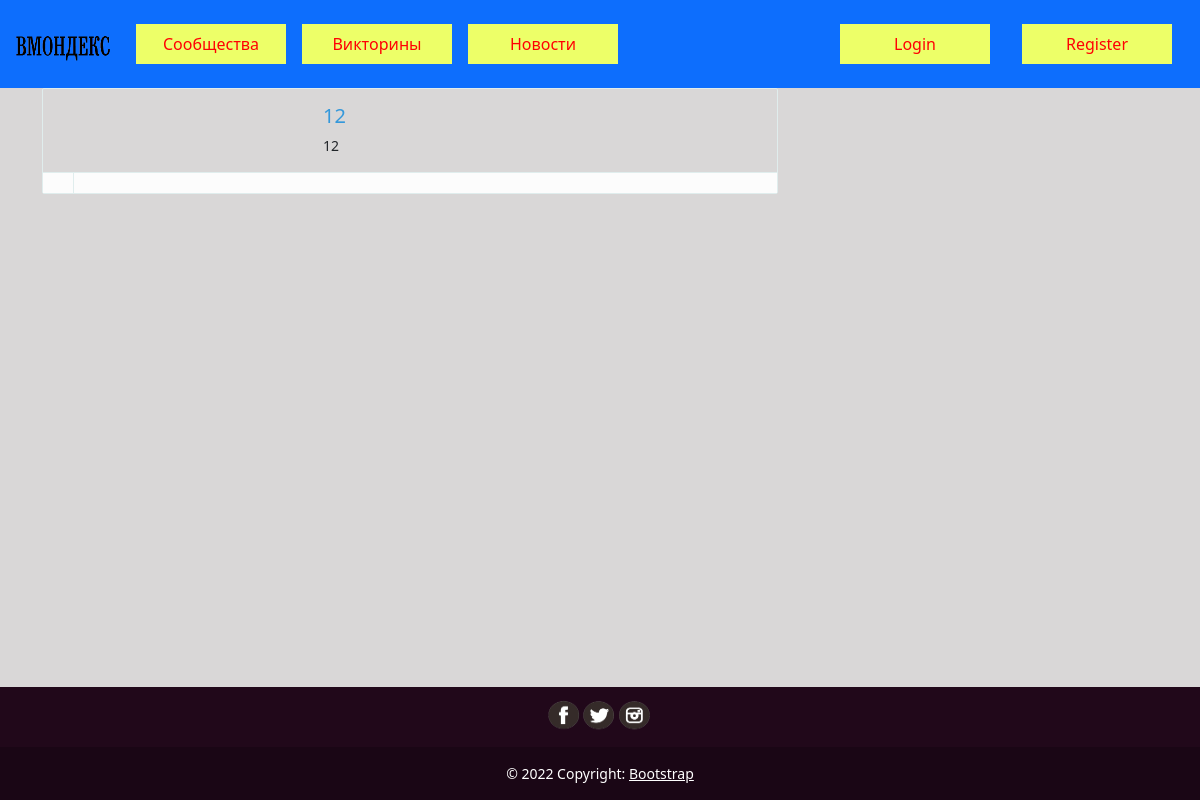
Before: /quizzes with the older database file.
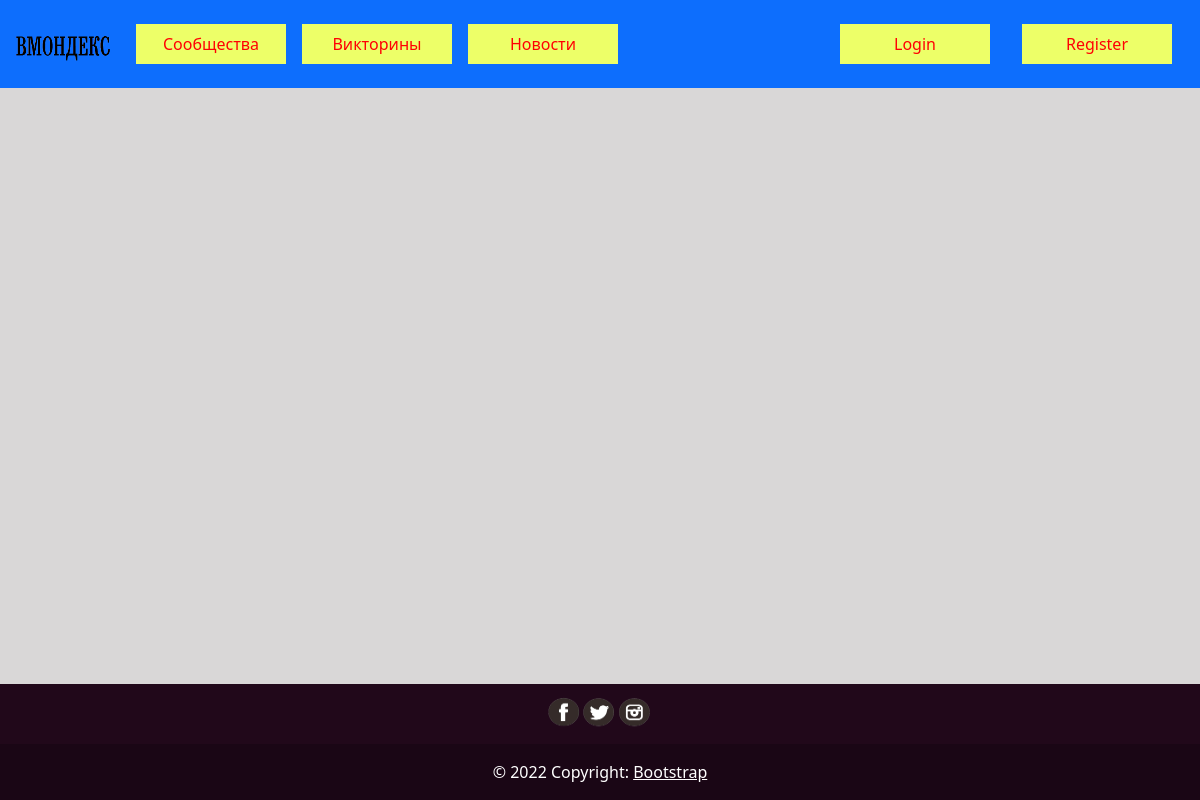
After: the same page with the newer database file.
### data/quizzes.py (models this page shows)
class Quiz(SqlAlchemyBase):
    __tablename__ = 'quizzes'
    id = sqlalchemy.Column(sqlalchemy.Integer,
                           primary_key=True, autoincrement=True)
    name = sqlalchemy.Column(sqlalchemy.String, nullable=True)
    topic = sqlalchemy.Column(sqlalchemy.String, nullable=True)
    img_quiz = sqlalchemy.Column(sqlalchemy.String, unique=True, nullable=False)

### app.py (the view)
@app.route('/quizzes', methods=['GET', 'POST'])
def quizzes():
    db_sess = db_session.create_session()
    quiz = db_sess.query(Quiz).all()
    spo = []
    for i in quiz:
        spo.append([i.id, i.name, i.img_quiz, i.topic])
    return render_template('quizzes.html', quiz=spo)

### data/db_session.py (called while the page is built)
def create_session() -> Session:
    global __factory
    return __factory()

### templates/quizzes.html (shortened to what this page needs)
{% extends "base.html" %}
{% block content %}
{% for item in quiz %}
<div class="container">
    <div class="row">
        <div class="col-md-8">
            <div class="wp-block property list">
                <div class="wp-block-body">
                    <div class="wp-block-img">
                    </div>
                    <div class="wp-block-content">
                        <small>
                        <a href="quizz/{{ item[0] }}" style="text-decoration: none">
                            <h4 class="content-title">{{ item[1] }}</h4>
                        </a>
                        <span class="pull-right">
              <span class="capacity">
                 {{ item[3] }}
              </span>
            </span>
                    </div>
                </div>
                <div class="wp-block-footer">
                    <ul class="aux-info">
                        <li> {{ item[5] }}</li>
                    </ul>
                </div>
            </div>
        </div>
    </div>
</div>
{% endfor %}
{% endblock %}

### templates/base.html (shortened to what this page needs)
<!doctype html>
<html lang="ru">
  <head>
	  <link rel="stylesheet" href="../static/css/style.css">
    <link href="https://cdn.jsdelivr.net/npm/bootstrap@5.0.2/dist/css/bootstrap.min.css" rel="stylesheet">
  </head>
  <body style="background-color:#D9D7D7">
	  <nav class="navbar navbar-expand-lg navbar-dark bg-primary">
  <div class="container-fluid">
    <a class="navbar-brand" href="/">
		<img src="../static/adds/logo.png"
  width="100" height="40" alt="lorem">
	  </a>
    <div class="collapse navbar-collapse" id="navbarText">
      <ul class="navbar-nav me-auto mb-2 mb-lg-0">
        <li class="nav-item">
          <a class="nav-link active" aria-current="page" href="/groups"><button class="nav-button">Сообщества</button></a>
        </li>
        <li class="nav-item">
          <a class="nav-link" href="/quizzes">
			  <button class="nav-button">Викторины</button></a>
        </li>
        <li class="nav-item">
          <a class="nav-link" href="/news">
			  <button class="nav-button">Новости</button></a>
        </li>
      </ul>
        {% if current_user.is_authenticated %}
        <span class="navbar-text">
        <a class="nav-link" href="/profile">
			  <button class="nav-button">profile</button></a>
      </span>
        <a class="navbar-brand" href="/logout">{{ current_user.name }}</a>
    {% else %}
      <span class="navbar-text">
        <a class="nav-link" href="/login">
			  <button class="nav-button">Login</button></a>
      </span>
		<span class="navbar-text">
        <a class="nav-link" href="/register">
			  <button class="nav-button">Register</button></a>
      </span>
           {% endif %}
    </div>
  </div>
</nav>
	  <main>{% block content %}{% endblock %} <br><br><br><br><br><br><br></main>
	<footer class="text-center text-white fixed-bottom margfoot" style="background-color: #21081a; margin-top: 50px;" >
		<img src="../static/adds/ik.png"
  width="120" height="60" alt="lorem">
  <div class="text-center p-3" style="background-color: rgba(0, 0, 0, 0.2);">
    © 2022 Copyright:
    <a class="text-white" href="#">Bootstrap</a>
  </div>
</footer>
  </body>
</html>

### static/css/style.css (style rules this page uses)
.nav-button { background-color: #EDFF68; color: #FF0004; width: 150px; height: 40px; border: 0px; }

Changed rows visible on the page:
removed Quiz: name "12", topic "12"
